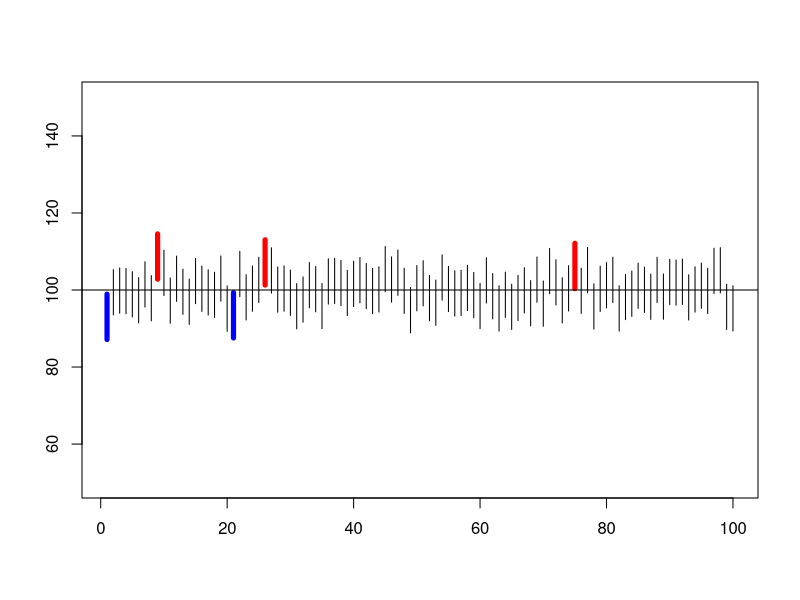
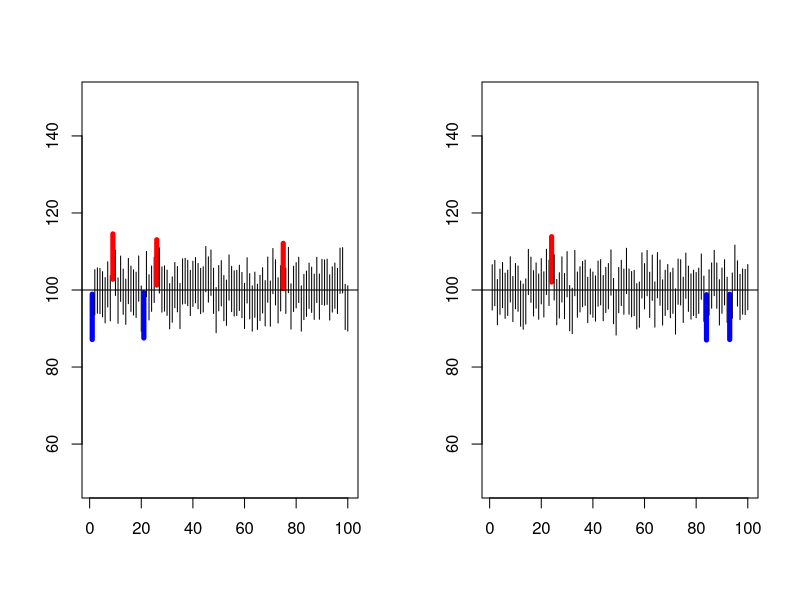
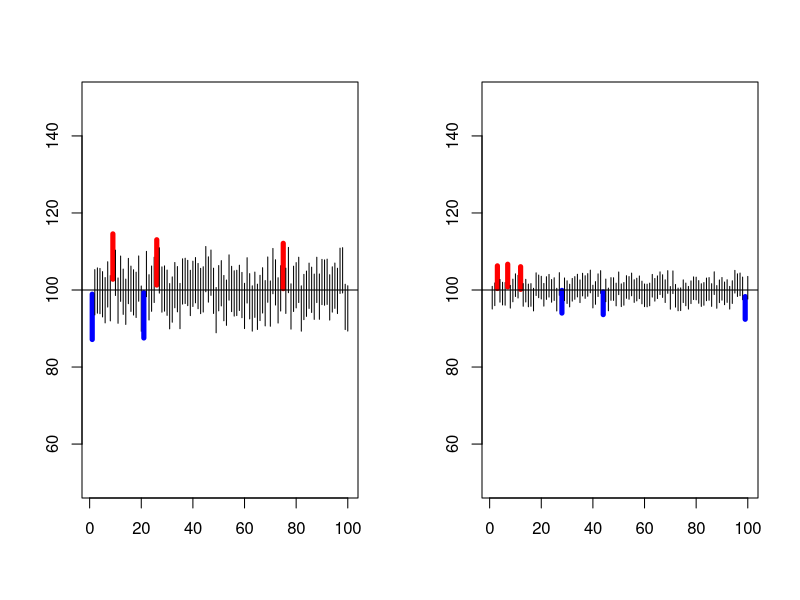
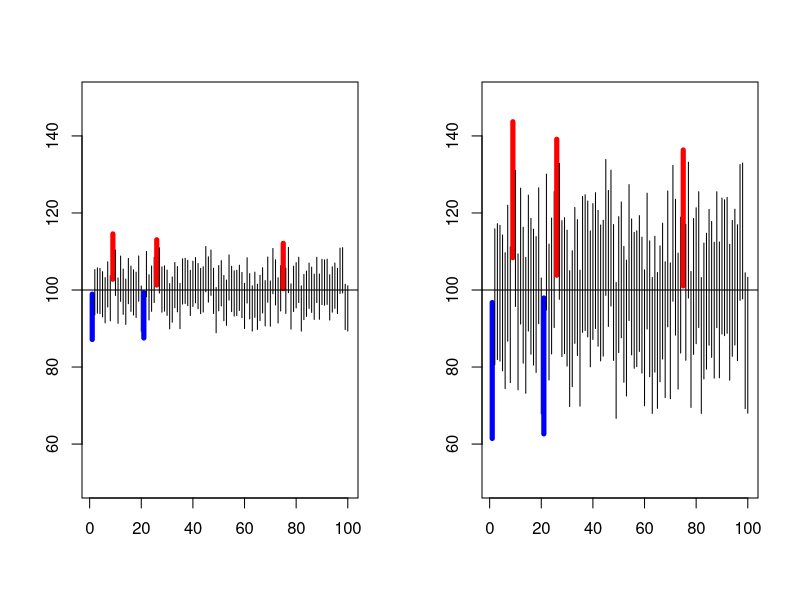
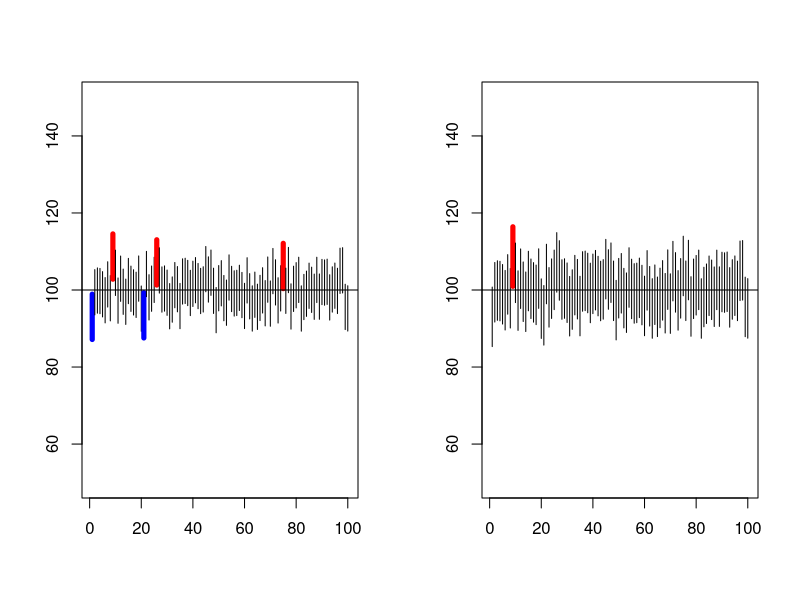

The R source for these figures, in order:
# NORSIM function
norsim <- function(sims = 100, n = 36, mu = 100, sigma = 18, 
                   conf.level = 0.95){
  alpha <- 1 - conf.level
  CL <- conf.level * 100
  ll <- numeric(sims)
  ul <- numeric(sims)
  for (i in 1:sims){
    xbar <- mean(rnorm(n , mu, sigma))
    ll[i] <- xbar - qnorm(1 - alpha/2)*sigma/sqrt(n)
    ul[i] <- xbar + qnorm(1 - alpha/2)*sigma/sqrt(n)
  }
  notin <- sum((ll > mu) + (ul < mu))
  percentage <- round((notin/sims) * 100, 2)
  SCL <- 100 - percentage
  WIDTH <-mean(ul-ll) 
  plot(ll, type = "n", ylim = c(50, 150), xlab = " ", 
       ylab = " ")
  for (i in 1:sims) {
    low <- ll[i]
    high <- ul[i]
    if (low < mu & high > mu) {
      segments(i, low, i, high)
    }
    else if (low > mu & high > mu) {
      segments(i, low, i, high, col = "red", lwd = 5)
    }
    else {
      segments(i, low, i, high, col = "blue", lwd = 5)
    }
  }
  abline(h = mu)
  cat(SCL, "\b% of the random confidence intervals contain Mu =", mu, "\b.", "\n")
  cat(WIDTH, "is the average length of confidence intervals", "\n")
}

#######################################################################
## ---- Question 1: Simulate 100 confidence intervals,
## for the mean, when n=36, population mean = 100,
## population st deviation = 18, and confidence level is 95%.
## Use norsim to get the confidence intervals and use random seed 10.
## What you observe? 
## ---- Question 1: Solution:
par(mfrow=c(1,1)) 
set.seed(10)
norsim(sims = 100, n = 36, mu = 100, sigma = 18, conf.level = 0.95)

#######################################################################
## ---- Question 2: Next, we investigate the effect of the random seed.
## Use the same setting as in question 1:
## n=36, population mean = 100, population st deviation = 18, 
## and confidence level is 95%.
## Compare two scenarios: random seed 10 vs 100.
## What is the effect of changing the random seed?  
## Solution:
par(mfrow=c(1,2)) 
set.seed(10)
norsim(sims = 100, n = 36, mu = 100, sigma = 18, conf.level = 0.95)
set.seed(100)
norsim(sims = 100, n = 36, mu = 100, sigma = 18, conf.level = 0.95)
# Answer: now 97% of CI contain Mu=100, eventhough the CIs are 
# 95% intervals. The difference between 95 and 97 is due random chance.
# If instead of sims=100 i run sims=1 million, the random chance will 
# not play role anymore.

#######################################################################
## ---- Question 3: Next, we investigate the effect of n.
## Use the same setting as in question 1:
## population mean = 100, population st deviation = 18, 
## confidence level 95% and random seed 10.
## Compare two scenarios: n=36 vs n 144. 
## What is the effect of increasing n? 
## Solution:
par(mfrow=c(1,2))
set.seed(10)
norsim(sims = 100, n = 36, mu = 100, sigma = 18, conf.level = 0.95)
set.seed(10)
norsim(sims = 100, n = 144, mu = 100, sigma = 18, conf.level = 0.95)
# Answer: now 94% of CI contain Mu=100, eventhough the CIs are 
# 95% intervals. The difference between 94 and 95 is due random chance,
# i.e. due to the fact that we only simulation 100 CIs.
# We also observe that the confidence intervals get smaller, 
# this is due larger n. Since n is 144 which is 4 times larger than 36
# we have sqrt(4)=2 times narrower intervals.

#######################################################################
## ---- Question 4: Next, we investigate the effect of sigma.
## Use the same setting as in question 1:
## population mean = 100, sample size n = 36, 
## confidence level 95% and random seed 10.
## Compare two scenarios: sigma=18 vs 3*18  
## What is the effect of increasing sigma? 
## Solution:
par(mfrow=c(1,2))
set.seed(10)
norsim(sims = 100, n = 36, mu = 100, sigma = 18, conf.level = 0.95)
set.seed(10)
norsim(sims = 100, n = 36, mu = 100, sigma = 18*3, conf.level = 0.95)
# Answer: In both scenarios 95% CIs do contain the true value 100.
# We also observe that the confidence intervals are wider in the 
# second scenario, this is due larger sigma. Since in the second scenario,
# sigma is three times larger the intervals are three times wider.

#######################################################################
## ---- Question 5: Next, we investigate the effect of confidence.
## Use the same setting as in question 1:
## population mean = 100, sample size n = 36, 
## sigma = 18 and random seed 10.
## Compare two scenarios: significance=95% vs 99%.  
## What is the effect of increasing the confidence?
## Solution:
par(mfrow=c(1,2))
set.seed(10)
norsim(sims = 100, n = 36, mu = 100, sigma = 18, conf.level = 0.95)
set.seed(10)
norsim(sims = 100, n = 36, mu = 100, sigma = 18, conf.level = 0.99)
# Answer: Here the CIs differ but correspond to the inserted values.
# The higher confidence increases the average width of the confidence intervals,
# and the number of intervals that do not cover the mu value is smaller
# when used with higher confidence level.
